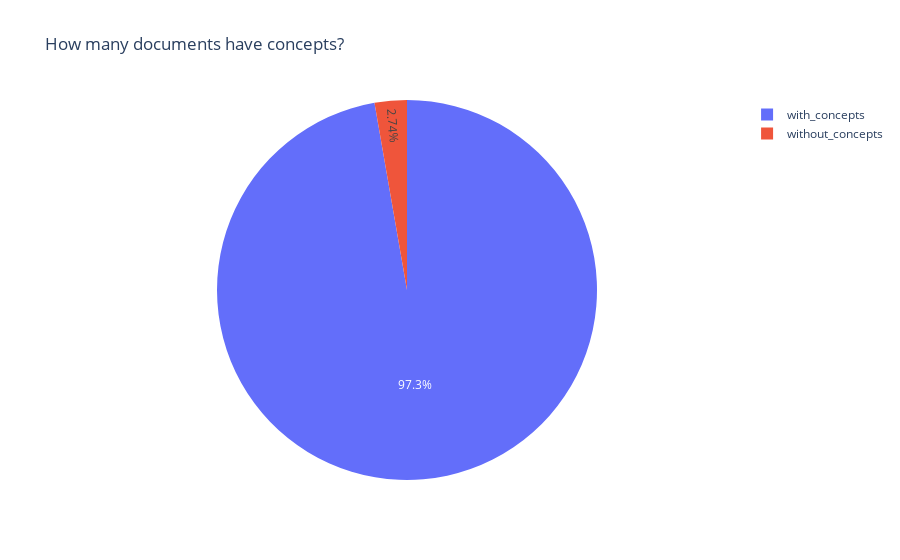

Source (notebook cell):
### Markdown cell above
### 3.1 Documents With concepts VS Without 

You'll soon discover that not all documents have associated concepts (eg cause there's no text to extract them from, in some cases). 

Let's see how many:

### Code cell
CONCEPTS_FIELD = "concepts_scores"

df = pd.DataFrame({
    'type': ['with_concepts', 'without_concepts'] ,
    'count': [pubs[CONCEPTS_FIELD].notnull().sum(), pubs[CONCEPTS_FIELD].isnull().sum()]
             })

px.pie(df, 
       names='type', values="count", 
      title = "How many documents have concepts?")

### Figure 1 — Plotly figure (JSON) as saved in the notebook; plotly's stock layout.template omitted (floating-point values rounded to 4 significant figures)
{"data": [{"domain": {"x": [0, 1], "y": [0, 1]}, "hovertemplate": "type=%{label}<br>count=%{value}<extra></extra>", "labels": ["with_concepts", "without_concepts"], "legendgroup": "", "name": "", "showlegend": true, "type": "pie", "values": [8413, 237]}], "layout": {"autosize": true, "legend": {"tracegroupgap": 0}, "title": {"text": "How many documents have concepts?"}}}
